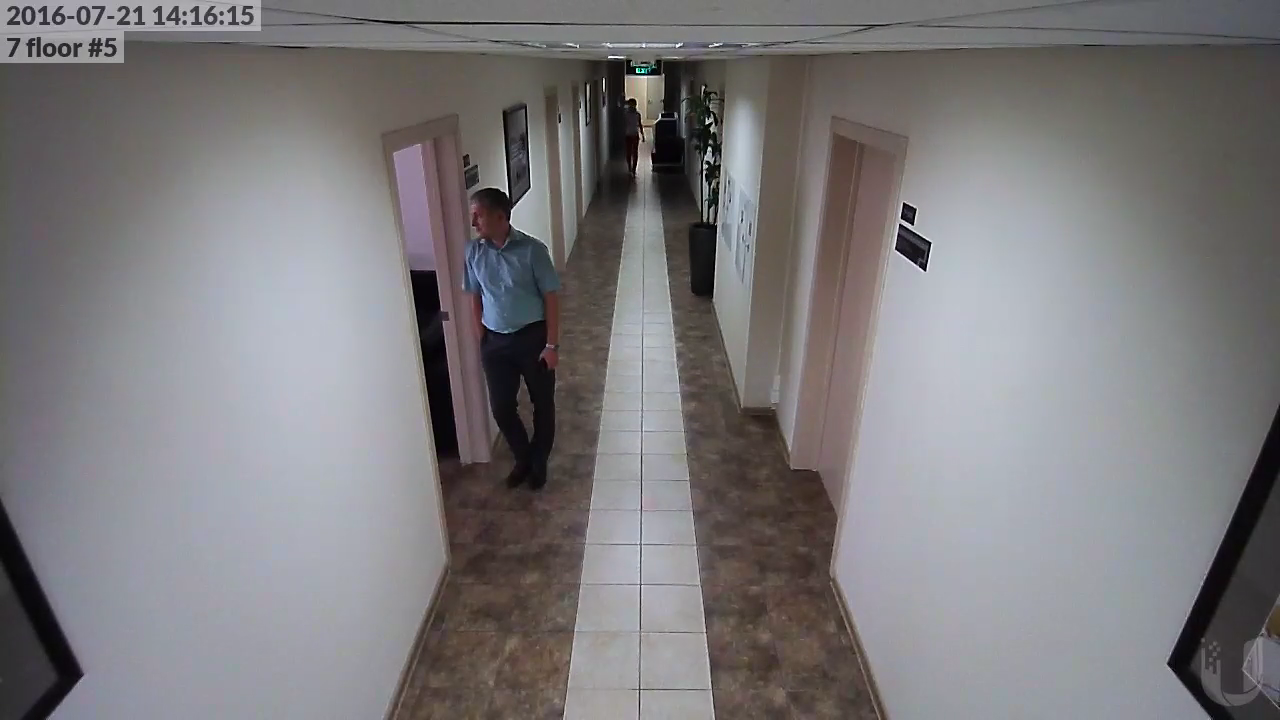
#> input picture frame 48 of main/static/main/video/test.mkv, 1280 x 720 px
$ python opencv.py   (older library calls are emulated)
#> lines starting #> are read from the running program, lines starting #| are printed output that depends on the picture; after the words box and inside, x2 and y2 are one past the last pixel; in counts of white or black regions, pixels touching at a corner belong together
import cv2
import datetime as dt
import time
import imutils
import multiprocessing


class videocam(object):
    firstFrame = None

    def __init__(self, rec_src, rec_type, rec_int, rec_path, alarm_text):
        self.rec_src = rec_src
        self.rec_type = rec_type
        self.rec_int = rec_int
        self.rec_path = rec_path
        self.alarm_text = alarm_text
        self.isv2 = imutils.is_cv2()

    def take_a_photo(self):
        params = list()
        params.append(cv2.IMWRITE_PNG_COMPRESSION)
        params.append(100)
        cur_date = dt.datetime.now().strftime("%d.%m.%Y %H:%M:%S")
        cv2.imwrite('{0}detect at {1}.png'.format(self.rec_path, cur_date), self.frame, params)

    def show_record(self):
        camera = cv2.VideoCapture(self.rec_src)
        while True:
            firstFrame, self.frame = camera.read()
            cv2.imshow("Security test", self.frame)
            key = cv2.waitKey(1) & 0xFF
            if key == ord("q"):
                break
        camera.release()
        cv2.destroyAllWindows()

    def motion_detect(self):

        photo_date = 0
        delta_time = 0
        kernel = cv2.getStructuringElement(cv2.MORPH_ELLIPSE, (3, 3))
        fgbg = cv2.createBackgroundSubtractorMOG2()
        camera = cv2.VideoCapture(self.rec_src)

        while True:
# Считываем кадр и извлекаем задний фон
            firstFrame, self.frame = camera.read()
#> self.frame is the input picture: shape (720, 1280, 3); mean B, G, R 124.2, 122.1, 124.2
            fgmask = fgbg.apply(self.frame)
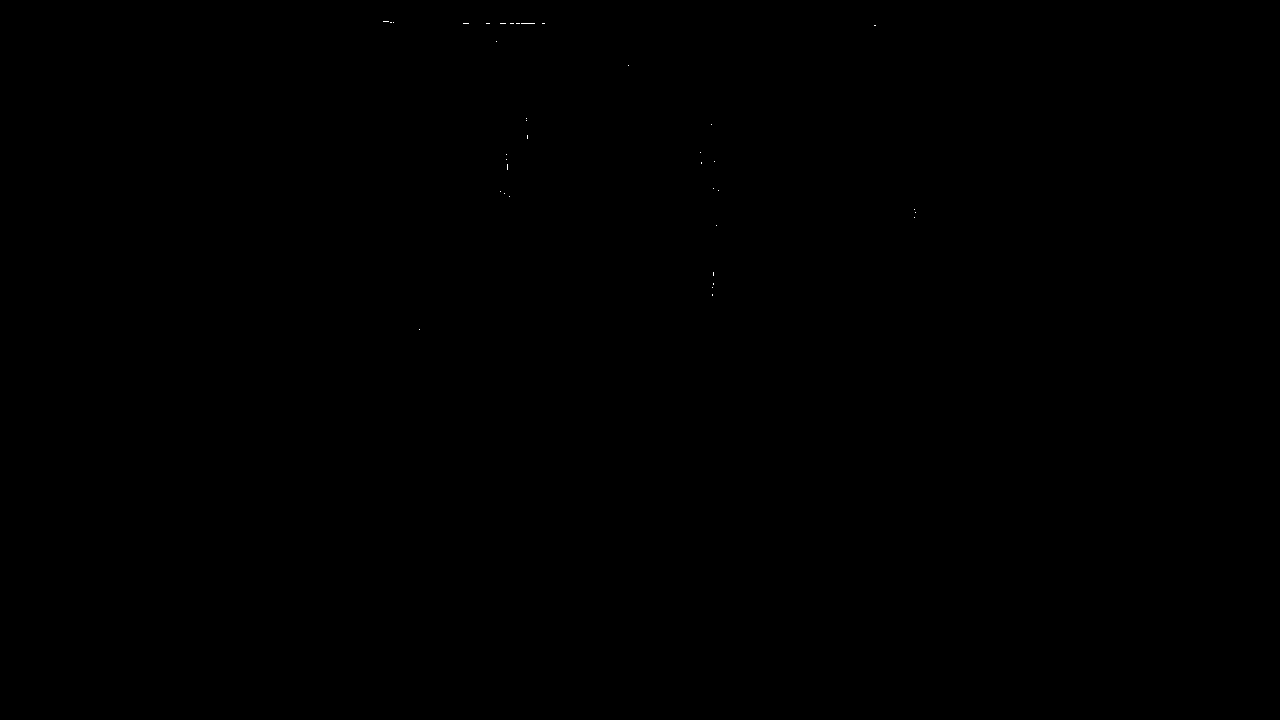
#> fgmask: shape (720, 1280); values 127 (black) and 255 (white), 0.01% white in thin lines or dots, all inside (x1, y1, x2, y2) = (383, 21, 916, 330)
            fgmask = cv2.morphologyEx(fgmask, cv2.MORPH_OPEN, kernel)
#> fgmask: shape (720, 1280); every value is 127
# Определяем область интересов
            frameDelta = cv2.absdiff(firstFrame, fgmask)
#> frameDelta: shape (720, 1280); every value is 126
            thresh = cv2.threshold(frameDelta, 25, 255, cv2.THRESH_BINARY)[1]
#> thresh: shape (720, 1280); every value is 255
            thresh = cv2.dilate(thresh, None, iterations=2)
# Обводим ее в зеленый прямоугольник и пишем похабные надписи
            cnts = cv2.findContours(thresh.copy(), cv2.RETR_EXTERNAL, cv2.CHAIN_APPROX_SIMPLE)
#> cnts = 1 contour; box (x1, y1, x2, y2) and area: (0, 0, 1280, 720) 919601
            cnts = cnts[0] if self.isv2 else cnts[1]
#> cnts = [[[0, 0], [0, 719], [1279, 719], [1279, 0]]]

            for c in cnts:
                if cv2.contourArea(c) < 600:
                    continue
                (x, y, w, h) = cv2.boundingRect(c)
                cv2.rectangle(self.frame, (x, y), (x + w, y + h), (0, 255, 0), 2)
                cur_date = dt.datetime.now().strftime("%d.%m.%Y %H:%M:%S")
                cv2.putText(self.frame, "Room Status: {}".format(self.alarm_text), (10, 25), cv2.FONT_ITALIC, 0.7, (0, 0, 255), 1)
                cv2.putText(self.frame, "Time when detected: {}".format(cur_date), (10, 55), cv2.FONT_ITALIC, 0.65, (0, 255, 255), 1)

# Отсчитываем get_time секунд, перед тем как сделать новую фотку
                if self.rec_type == 'photo':
                    cdate = time.time()
                    delta_time = cdate - photo_date
                    if delta_time > self.rec_int:
                        videocam.take_a_photo(self)
                        photo_date = time.time()
                        print("Gotcha!")
                    else:
                        continue
#> this loop made 1 pass
#> (c, x, y, w, h, delta_time) on pass 1: ([[0, 0], [0, 719], [1279, 719], [1279, 0]], 0, 0, 1280, 720, 1.8e+09)
#| Gotcha!
#> pass 1, in take_a_photo, `cv2.imwrite('{0}detect at {1}.png'.format(self.rec_path, cur_date), se..`:
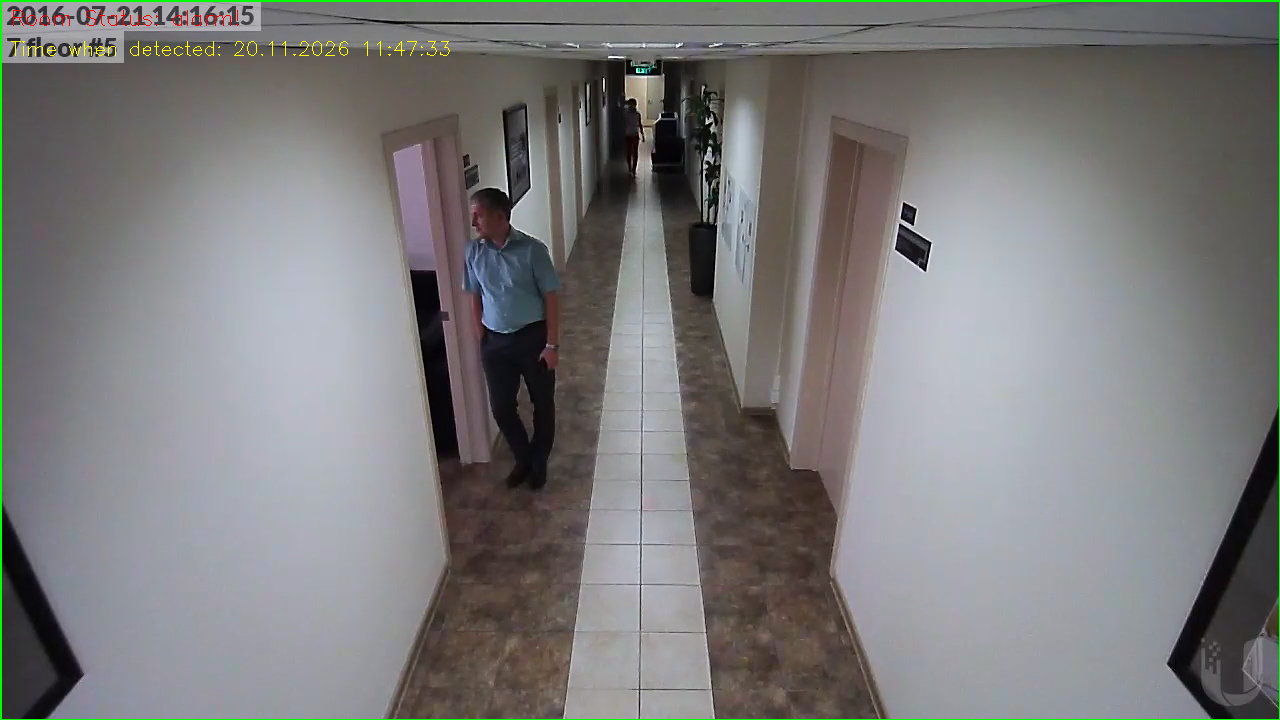
#> saved as detect at 20.11.2026 11:47:33.png: shape (720, 1280, 3); mean B, G, R 123.4, 123.2, 123.7
# [14 lines of commented-out code are left out]
            cv2.imshow("Security Feed {}".format(self.rec_src), self.frame)

            # Ждем кнопку q для выхода из цикла
            key = cv2.waitKey(1) & 0xFF
#> (key q is pressed here)
            if key == ord("q"):
                break

# Освобождаем камеру, убиваем окна
        camera.release()
        cv2.destroyAllWindows()


logitech = videocam('static/main/video/test.mkv', 'photo', 1, '/home/itadmin/detects/', 'alarm!')
testvideo = videocam('static/main/video/test.mkv', 'photo', 1, '/home/itadmin/detects/', 'gotcha!')
testvideo1 = videocam('static/main/video/test.mkv', 'photo', 1, '/home/itadmin/detects/', 'gotcha!')
testvideo2 = videocam('static/main/video/test.mkv', 'photo', 1, '/home/itadmin/detects/', 'gotcha!')
testvideo3 = videocam('static/main/video/test.mkv', 'photo', 1, '/home/itadmin/detects/', 'gotcha!')
testvideo4 = videocam('static/main/video/test.mkv', 'photo', 1, '/home/itadmin/detects/', 'gotcha!')

cameras = [
    logitech,
    testvideo,
    testvideo1,
    testvideo2,
    testvideo3,
    testvideo4

]

pool = multiprocessing.Pool(6)

results = pool.map(videocam.motion_detect, cameras)
#> in motion_detect (call 2), `cnts = cv2.findContours(thresh.copy(), cv2.RETR_EXTERNAL, cv2.CHAIN_AP..`: cnts = 1 contour; box (x1, y1, x2, y2) and area: (0, 0, 1280, 720) 919601
#> the loop in motion_detect (call 2), `for c in cnts:` made 1 pass
#| Gotcha!
#> (key Esc is pressed here)

pool.close()
pool.join()

$ run again, starting later in the video
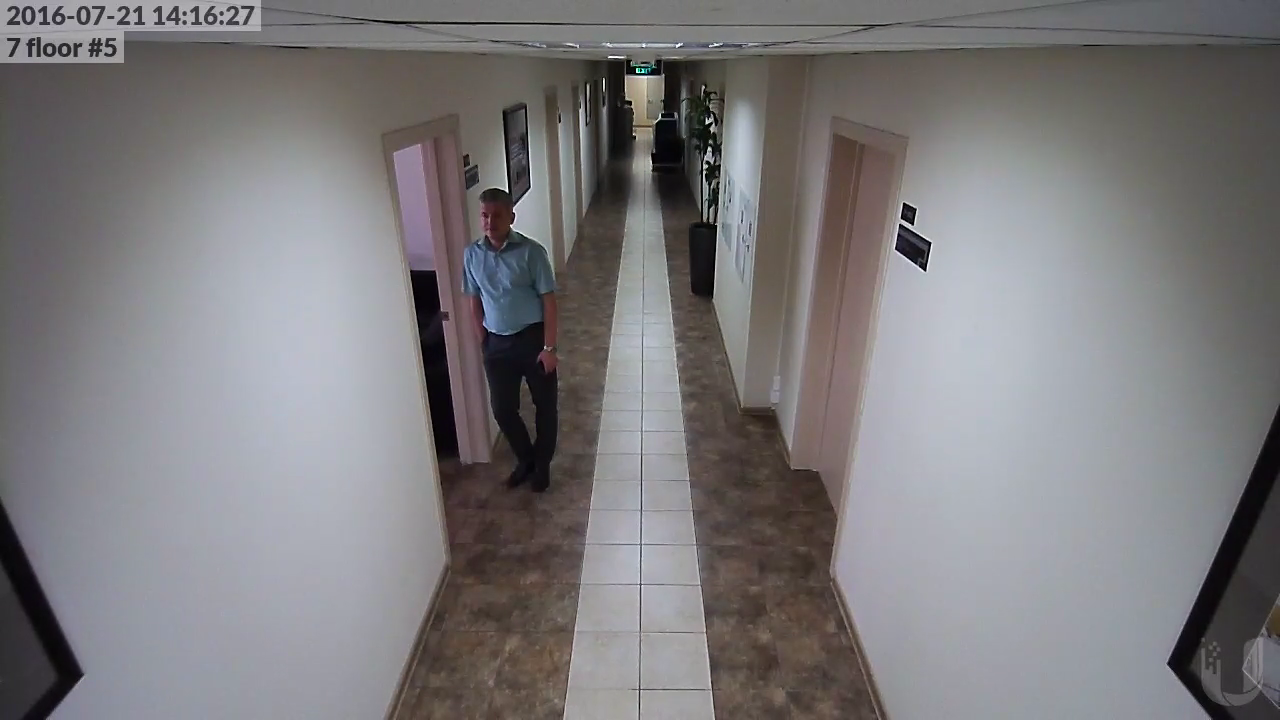
#> input picture frame 219 of main/static/main/video/test.mkv, 1280 x 720 px
#> in motion_detect, self.frame is the input picture: shape (720, 1280, 3); mean B, G, R 124.3, 122.3, 124.3
#> frameDelta: shape (720, 1280); every value is 126
#> thresh: shape (720, 1280); every value is 255
#> in motion_detect, `cnts = cv2.findContours(thresh.copy(), cv2.RETR_EXTERNAL, cv2.CHAIN_AP..`: cnts = 1 contour; box (x1, y1, x2, y2) and area: (0, 0, 1280, 720) 919601
#> in motion_detect, `cnts = cnts[0] if self.isv2 else cnts[1]`: cnts = [[[0, 0], [0, 719], [1279, 719], [1279, 0]]]
#> the loop in motion_detect, `for c in cnts:` made 1 pass
#> (c, x, y, w, h, delta_time) on pass 1: ([[0, 0], [0, 719], [1279, 719], [1279, 0]], 0, 0, 1280, 720, 1.8e+09)
#> (printed output is left out)
#> pass 1, in take_a_photo, `cv2.imwrite('{0}detect at {1}.png'.format(self.rec_path, cur_date), se..`:
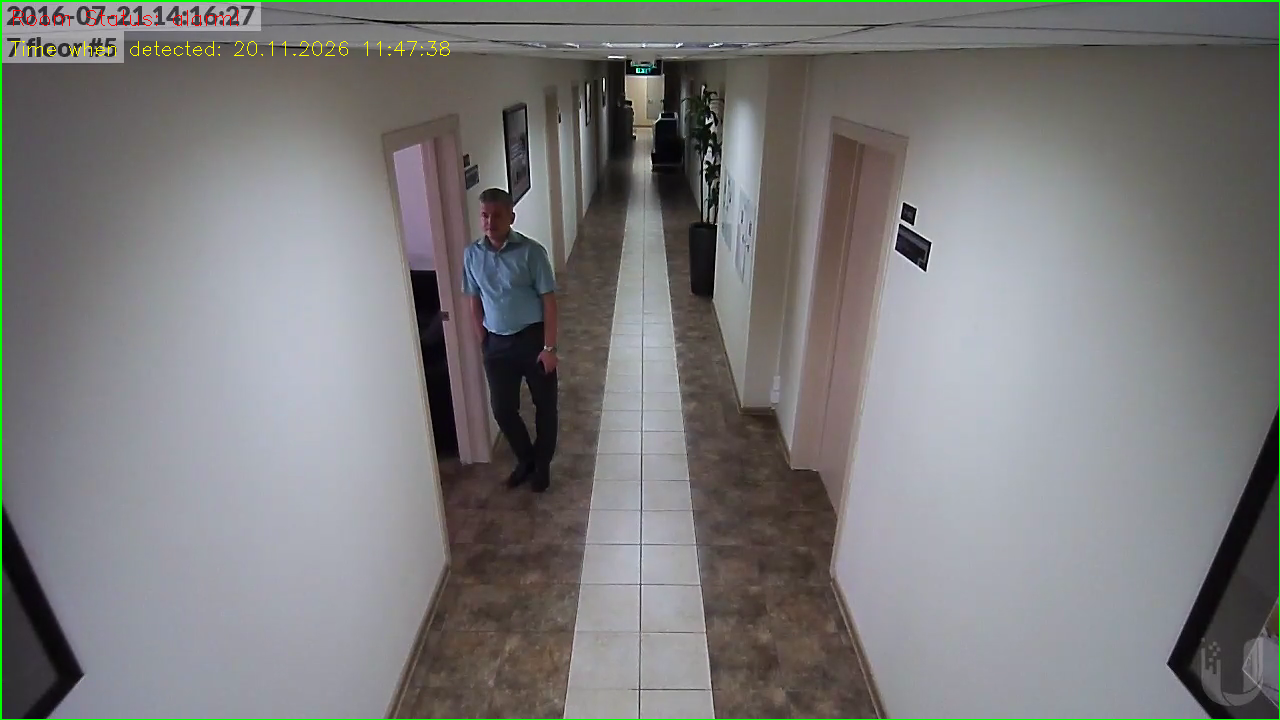
#> saved as detect at 20.11.2026 11:47:38.png: shape (720, 1280, 3); mean B, G, R 123.4, 123.3, 123.8
#> in motion_detect (call 2), `cnts = cv2.findContours(thresh.copy(), cv2.RETR_EXTERNAL, cv2.CHAIN_AP..`: cnts = 1 contour; box (x1, y1, x2, y2) and area: (0, 0, 1280, 720) 919601
#> the loop in motion_detect (call 2), `for c in cnts:` made 1 pass
#> (printed output is left out)

$ run again, starting later in the video
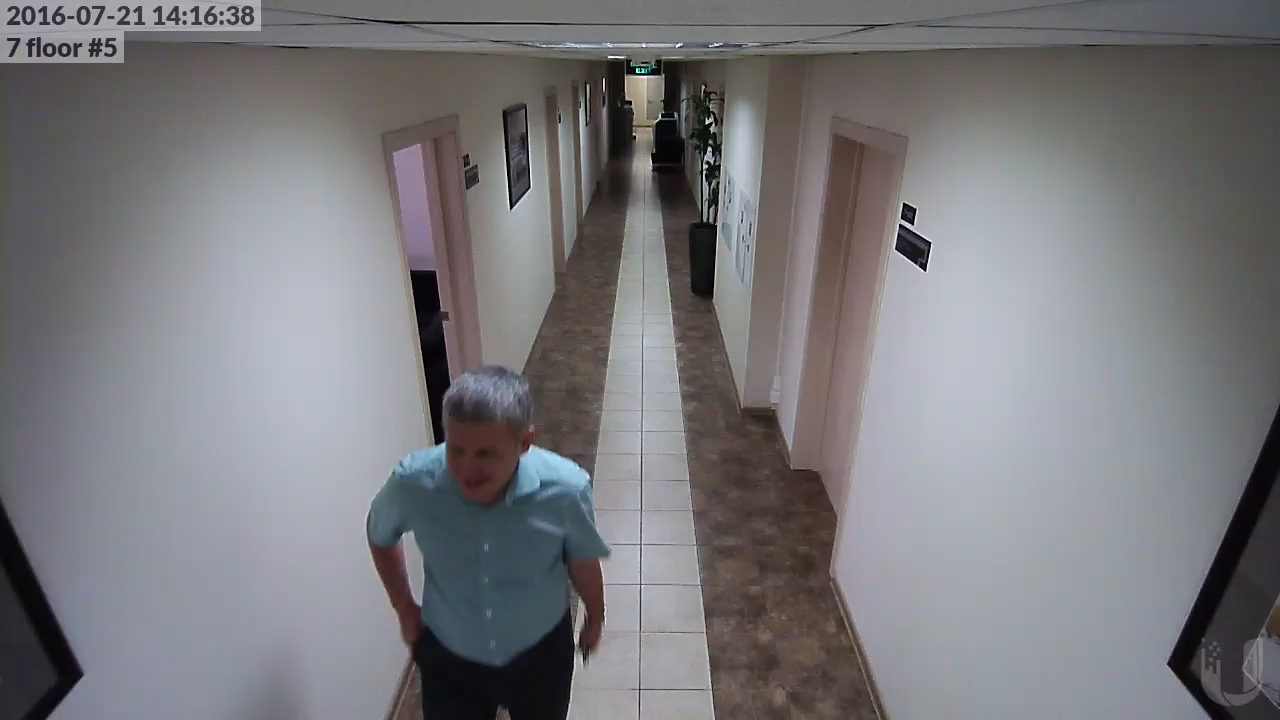
#> input picture frame 389 of main/static/main/video/test.mkv, 1280 x 720 px
#> in motion_detect, self.frame is the input picture: shape (720, 1280, 3); mean B, G, R 124, 120.5, 121.2
#> frameDelta: shape (720, 1280); every value is 126
#> thresh: shape (720, 1280); every value is 255
#> in motion_detect, `cnts = cv2.findContours(thresh.copy(), cv2.RETR_EXTERNAL, cv2.CHAIN_AP..`: cnts = 1 contour; box (x1, y1, x2, y2) and area: (0, 0, 1280, 720) 919601
#> in motion_detect, `cnts = cnts[0] if self.isv2 else cnts[1]`: cnts = [[[0, 0], [0, 719], [1279, 719], [1279, 0]]]
#> the loop in motion_detect, `for c in cnts:` made 1 pass
#> (c, x, y, w, h, delta_time) on pass 1: ([[0, 0], [0, 719], [1279, 719], [1279, 0]], 0, 0, 1280, 720, 1.8e+09)
#> (printed output is left out)
#> pass 1, in take_a_photo, `cv2.imwrite('{0}detect at {1}.png'.format(self.rec_path, cur_date), se..`:
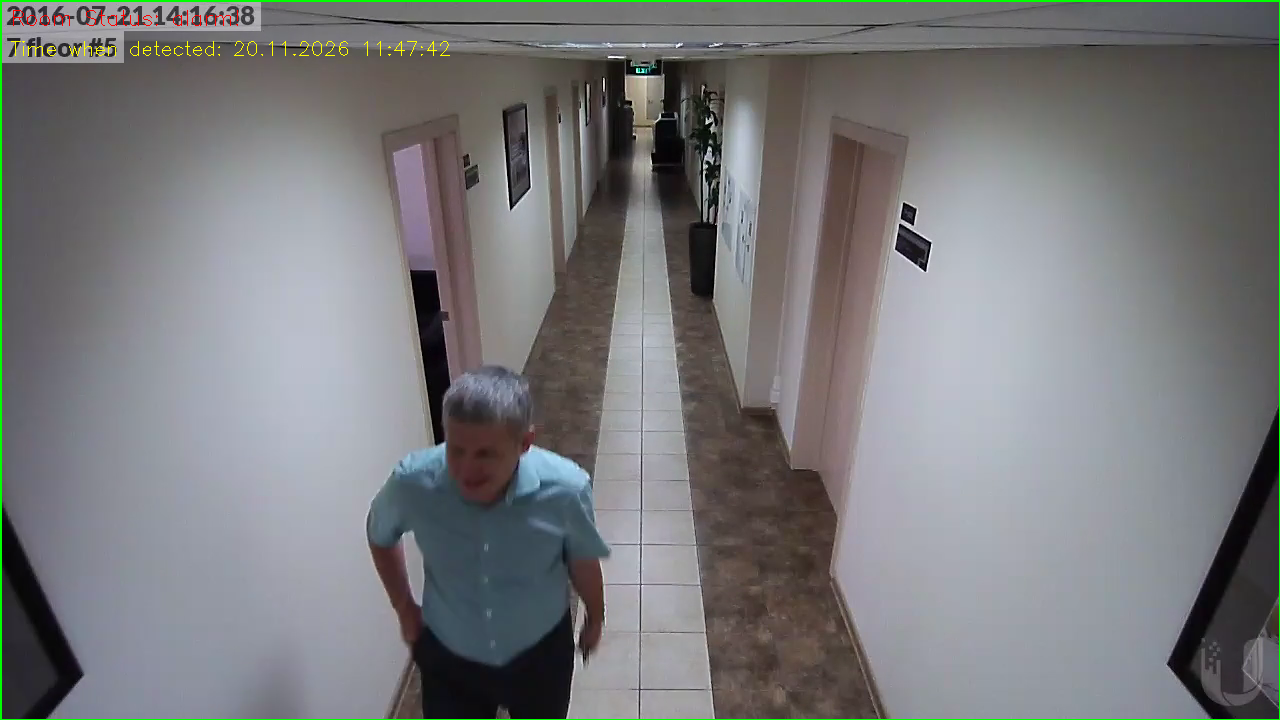
#> saved as detect at 20.11.2026 11:47:42.png: shape (720, 1280, 3); mean B, G, R 123.2, 121.6, 120.8
#> in motion_detect (call 2), `cnts = cv2.findContours(thresh.copy(), cv2.RETR_EXTERNAL, cv2.CHAIN_AP..`: cnts = 1 contour; box (x1, y1, x2, y2) and area: (0, 0, 1280, 720) 919601
#> the loop in motion_detect (call 2), `for c in cnts:` made 1 pass
#> (printed output is left out)
